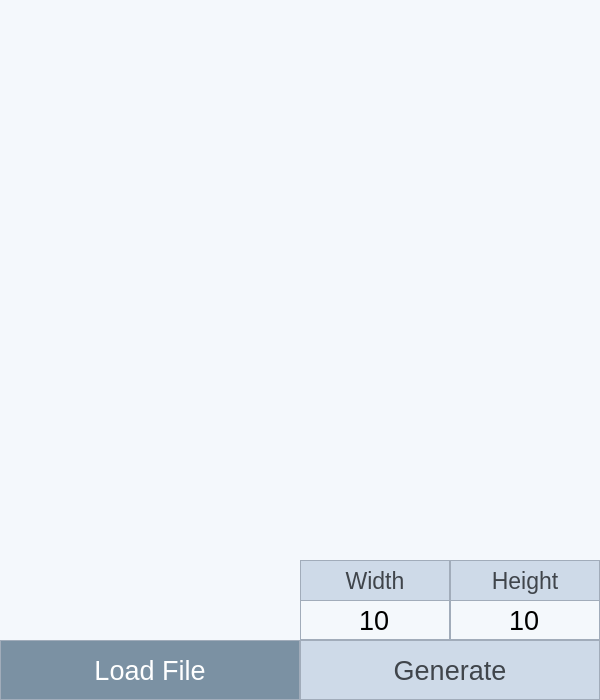
<?xml version="1.0" encoding="UTF-8"?>
<ui version="4.0">
 <class>Tangle</class>
 <widget class="QWidget" name="Tangle">
  <property name="geometry">
   <rect>
    <x>0</x>
    <y>0</y>
    <width>600</width>
    <height>700</height>
   </rect>
  </property>
  <property name="windowTitle">
   <string>Form</string>
  </property>
  <property name="styleSheet">
   <string notr="true">background-color: rgb(244, 248, 252);</string>
  </property>
  <widget class="QPushButton" name="btn_load">
   <property name="geometry">
    <rect>
     <x>0</x>
     <y>640</y>
     <width>300</width>
     <height>60</height>
    </rect>
   </property>
   <property name="font">
    <font>
     <pointsize>20</pointsize>
    </font>
   </property>
   <property name="styleSheet">
    <string notr="true">QPushButton {
	border: 1px solid rgb(161, 172, 186);
	background-color: rgb(123, 145, 163);
	color: white;
}

QPushButton:pressed {
    background-color: rgb(166, 204, 221);

}</string>
   </property>
   <property name="text">
    <string>Load File</string>
   </property>
  </widget>
  <widget class="QSpinBox" name="height_box">
   <property name="geometry">
    <rect>
     <x>450</x>
     <y>600</y>
     <width>150</width>
     <height>40</height>
    </rect>
   </property>
   <property name="font">
    <font>
     <pointsize>20</pointsize>
    </font>
   </property>
   <property name="styleSheet">
    <string notr="true">border: 1px solid rgb(161, 172, 186);</string>
   </property>
   <property name="wrapping">
    <bool>false</bool>
   </property>
   <property name="frame">
    <bool>false</bool>
   </property>
   <property name="alignment">
    <set>Qt::AlignCenter</set>
   </property>
   <property name="buttonSymbols">
    <enum>QAbstractSpinBox::NoButtons</enum>
   </property>
   <property name="maximum">
    <number>50</number>
   </property>
   <property name="value">
    <number>10</number>
   </property>
  </widget>
  <widget class="QSpinBox" name="width_box">
   <property name="enabled">
    <bool>true</bool>
   </property>
   <property name="geometry">
    <rect>
     <x>300</x>
     <y>600</y>
     <width>150</width>
     <height>40</height>
    </rect>
   </property>
   <property name="font">
    <font>
     <pointsize>20</pointsize>
    </font>
   </property>
   <property name="layoutDirection">
    <enum>Qt::LeftToRight</enum>
   </property>
   <property name="styleSheet">
    <string notr="true">border: 1px solid rgb(161, 172, 186);</string>
   </property>
   <property name="frame">
    <bool>false</bool>
   </property>
   <property name="alignment">
    <set>Qt::AlignCenter</set>
   </property>
   <property name="buttonSymbols">
    <enum>QAbstractSpinBox::NoButtons</enum>
   </property>
   <property name="accelerated">
    <bool>false</bool>
   </property>
   <property name="showGroupSeparator" stdset="0">
    <bool>false</bool>
   </property>
   <property name="maximum">
    <number>50</number>
   </property>
   <property name="value">
    <number>10</number>
   </property>
  </widget>
  <widget class="QPushButton" name="btn_generate">
   <property name="geometry">
    <rect>
     <x>300</x>
     <y>640</y>
     <width>300</width>
     <height>60</height>
    </rect>
   </property>
   <property name="font">
    <font>
     <pointsize>20</pointsize>
    </font>
   </property>
   <property name="styleSheet">
    <string notr="true">QPushButton {
	border: 1px solid rgb(161, 172, 186);
	background-color: rgb(206, 218, 232);
	color: rgb(64, 69, 75);
}

QPushButton:pressed {
    background-color: rgb(166, 204, 221);

}</string>
   </property>
   <property name="text">
    <string>Generate</string>
   </property>
  </widget>
  <widget class="QLabel" name="label">
   <property name="geometry">
    <rect>
     <x>300</x>
     <y>560</y>
     <width>150</width>
     <height>41</height>
    </rect>
   </property>
   <property name="font">
    <font>
     <pointsize>17</pointsize>
    </font>
   </property>
   <property name="styleSheet">
    <string notr="true">	border: 1px solid rgb(161, 172, 186);
	background-color: rgb(206, 218, 232);
	color: rgb(64, 69, 75);

</string>
   </property>
   <property name="text">
    <string>Width</string>
   </property>
   <property name="alignment">
    <set>Qt::AlignCenter</set>
   </property>
  </widget>
  <widget class="RenderArea" name="render_area" native="true">
   <property name="geometry">
    <rect>
     <x>50</x>
     <y>30</y>
     <width>500</width>
     <height>500</height>
    </rect>
   </property>
  </widget>
  <widget class="QLabel" name="label_2">
   <property name="geometry">
    <rect>
     <x>450</x>
     <y>560</y>
     <width>150</width>
     <height>41</height>
    </rect>
   </property>
   <property name="font">
    <font>
     <pointsize>17</pointsize>
    </font>
   </property>
   <property name="styleSheet">
    <string notr="true">	border: 1px solid rgb(161, 172, 186);
	background-color: rgb(206, 218, 232);
	color: rgb(64, 69, 75);

</string>
   </property>
   <property name="text">
    <string>Height</string>
   </property>
   <property name="alignment">
    <set>Qt::AlignCenter</set>
   </property>
  </widget>
 </widget>
 <customwidgets>
  <customwidget>
   <class>RenderArea</class>
   <extends>QWidget</extends>
   <header location="global">view/render_area.h</header>
   <container>1</container>
  </customwidget>
 </customwidgets>
 <resources/>
 <connections/>
</ui>
